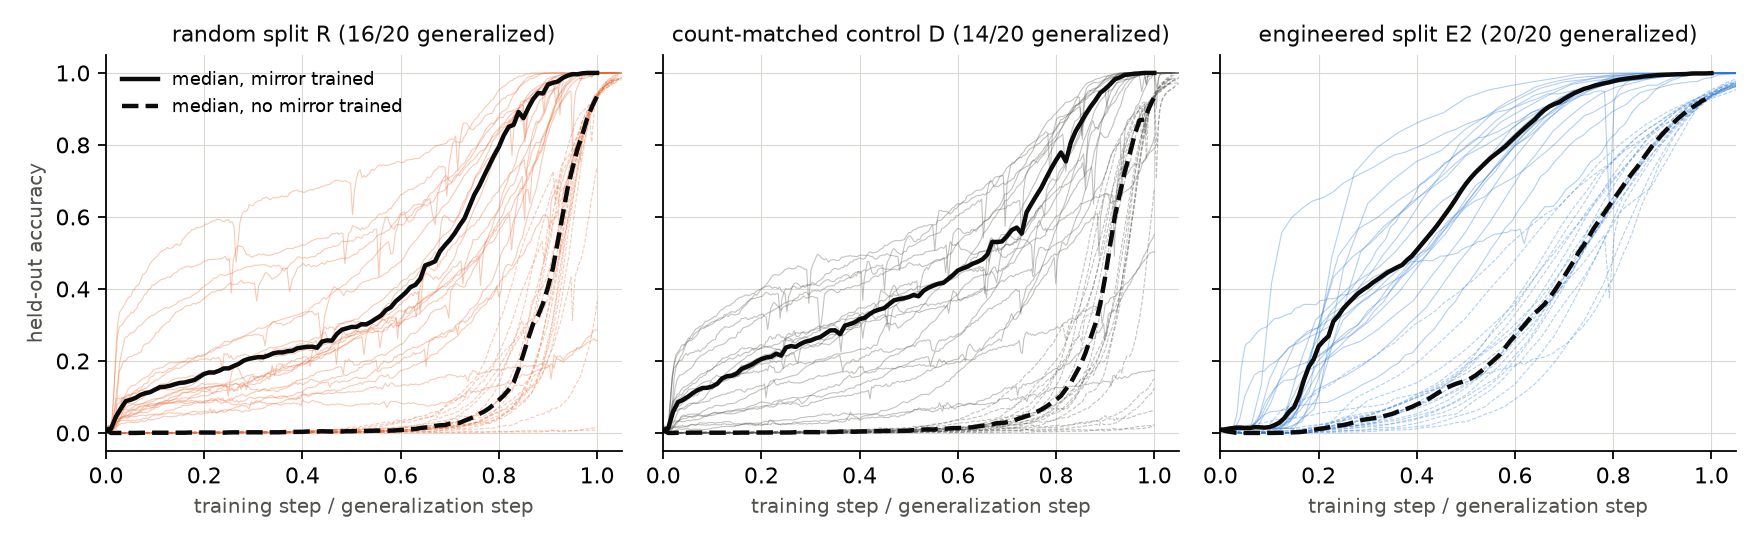

The Python source for this figure:
"""Figure 15 (appendix candidate, N57/EXP-123): two stages before grokking in the Section 2 transformer. Per arm (random R,
count-matched control D_0, engineered E2_0; 20 R5 units each), held-out accuracy on pairs whose mirrored pair (b, a) was trained
(acc_swap, solid) and on the others (acc_other, dashed), against training step divided by the run's generalization step t_gen
(test >= 0.95); thin lines = units, thick = median over units on a common grid. Runs without t_gen are drawn up to their last step
over 8000 and left out of the median. Session 55. Pure file reading (swap_trace.py result.json), no training. Draw the EXP-123 data
only AFTER its frozen analysis (analyze.py) has been run and read.
  python lab/paper/figures/fig15_commutativity_stages.py                       # EXP-123 raw -> fig15_commutativity_stages.png/.svg
  python lab/paper/figures/fig15_commutativity_stages.py --raw DIR --out DIR   # e.g. the smoke run, code check
"""
from __future__ import annotations

import argparse
import json
from pathlib import Path

import matplotlib

matplotlib.use("Agg")
import matplotlib.pyplot as plt  # noqa: E402
import numpy as np  # noqa: E402

HERE = Path(__file__).resolve().parent
LAB = HERE.parents[1]
C1, C2, C3, INK, MUTED, GRID = "#2a78d6", "#eb6834", "#1f9e89", "#0b0b0b", "#52514e", "#d9d8d3"
ARMS = (("R", "random split R", C2), ("D_0", "count-matched control D", MUTED), ("E2_0", "engineered split E2", C1))
GRIDX = np.linspace(0, 1, 101)


def load(raw: Path, arm: str) -> list[dict]:
    out = []
    for f in sorted(raw.glob(f"u*_{arm}/result.json")):
        r = json.loads(f.read_text(encoding="utf-8"))
        out.append({"t": np.array(r["trace"]["step"], float), "swap": np.array(r["trace"]["swap"]),
                    "other": np.array(r["trace"]["other"]), "gen": r["generalization_step"]})
    return out


def main() -> None:
    ap = argparse.ArgumentParser()
    ap.add_argument("--raw", default=str(LAB / "experiments/EXP-123-commutativity-stages/raw"))
    ap.add_argument("--out", default=str(HERE))
    a = ap.parse_args()
    fig, axes = plt.subplots(1, 3, figsize=(11, 3.4), sharey=True)
    for ax, (arm, label, col) in zip(axes, ARMS):
        runs = load(Path(a.raw), arm)
        med = {"swap": [], "other": []}
        for r in runs:
            x = r["t"] / (r["gen"] if r["gen"] else 8000.0)
            for key, ls in (("swap", "-"), ("other", "--")):
                ax.plot(x, r[key], ls, color=col, lw=0.5, alpha=0.35)
                if r["gen"]:
                    med[key].append(np.interp(GRIDX, x, r[key]))
        for key, ls, nm in (("swap", "-", "mirror trained"), ("other", "--", "no mirror trained")):
            if med[key]:
                ax.plot(GRIDX, np.median(med[key], axis=0), ls, color=INK, lw=2, label=f"median, {nm}")
        n_gen = sum(r["gen"] is not None for r in runs)
        ax.set_title(f"{label} ({n_gen}/{len(runs)} generalized)", fontsize=10, color=INK)
        ax.set_xlim(0, 1.05)
        ax.set_xlabel("training step / generalization step", fontsize=9, color=MUTED)
        ax.grid(color=GRID, lw=0.5)
        for s in ("top", "right"):
            ax.spines[s].set_visible(False)
    axes[0].set_ylabel("held-out accuracy", fontsize=9, color=MUTED)
    leg = next((ax for ax in axes if ax.get_legend_handles_labels()[0]), None)   # first panel with median lines
    if leg is not None:
        leg.legend(fontsize=8, frameon=False, loc="upper left")
    fig.tight_layout()
    out = Path(a.out)
    out.mkdir(parents=True, exist_ok=True)
    for ext in ("png", "svg"):
        fig.savefig(out / f"fig15_commutativity_stages.{ext}", dpi=160)
    print(f"written to {out}")


if __name__ == "__main__":
    main()
